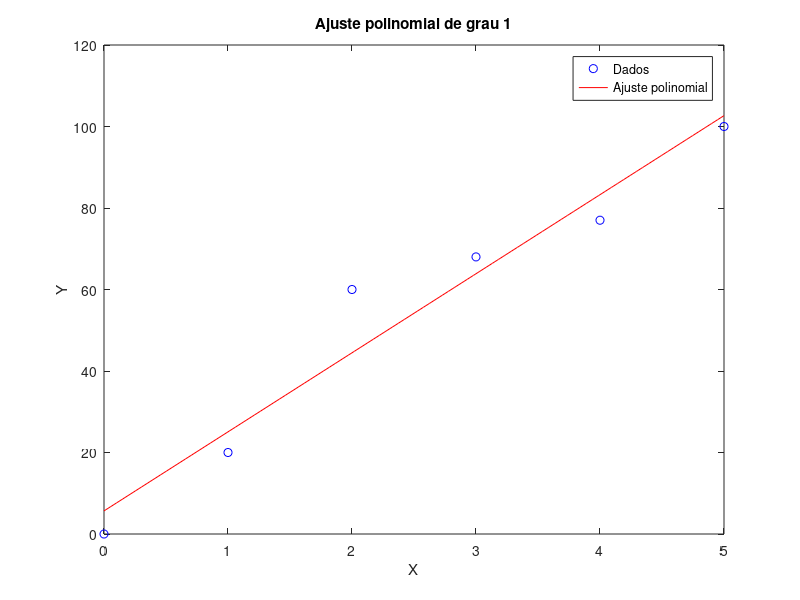
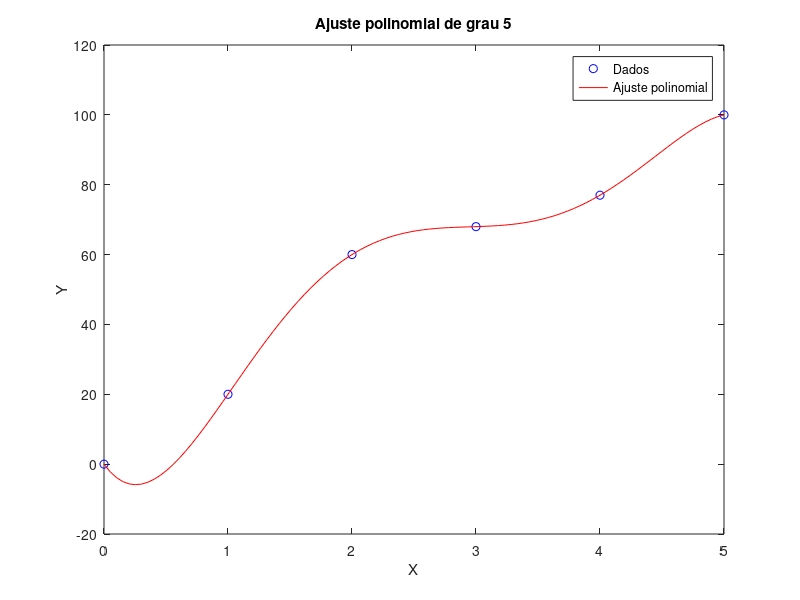

Write the MATLAB code that produced these figures, in order.
% Dados fornecidos
X = [0; 1; 2; 3; 4; 5];
Y = [0; 20; 60; 68; 77; 100];

% Graus das regressões
graus = [1, 5];

% Loop para cada grau
for i = 1:length(graus)
  % Ajuste polinomial
  p = polyfit(X, Y, graus(i));
  
  % Avaliação do polinômio
  Y_fit = polyval(p, X);
  
  % Cálculo do coeficiente de determinação R²
  Y_mean = mean(Y);
  SS_tot = sum((Y - Y_mean).^2);
  SS_res = sum((Y - Y_fit).^2);
  R2 = 1 - SS_res / SS_tot;
  
  % Printa o R²
  fprintf('R² para o ajuste de grau %d: %f\n', graus(i), R2);
  
  % Plota os dados e a curva de ajuste
  figure(i)
  plot(X, Y, 'bo'); % Valores reais
  hold on;
  X_plot = linspace(min(X), max(X), 100);
  Y_plot = polyval(p, X_plot);
  plot(X_plot, Y_plot, 'r-'); % Ajuste polinomial
  title(sprintf('Ajuste polinomial de grau %d', graus(i)));
  xlabel('X');
  ylabel('Y');
  legend('Dados', 'Ajuste polinomial');
  hold off;
end
